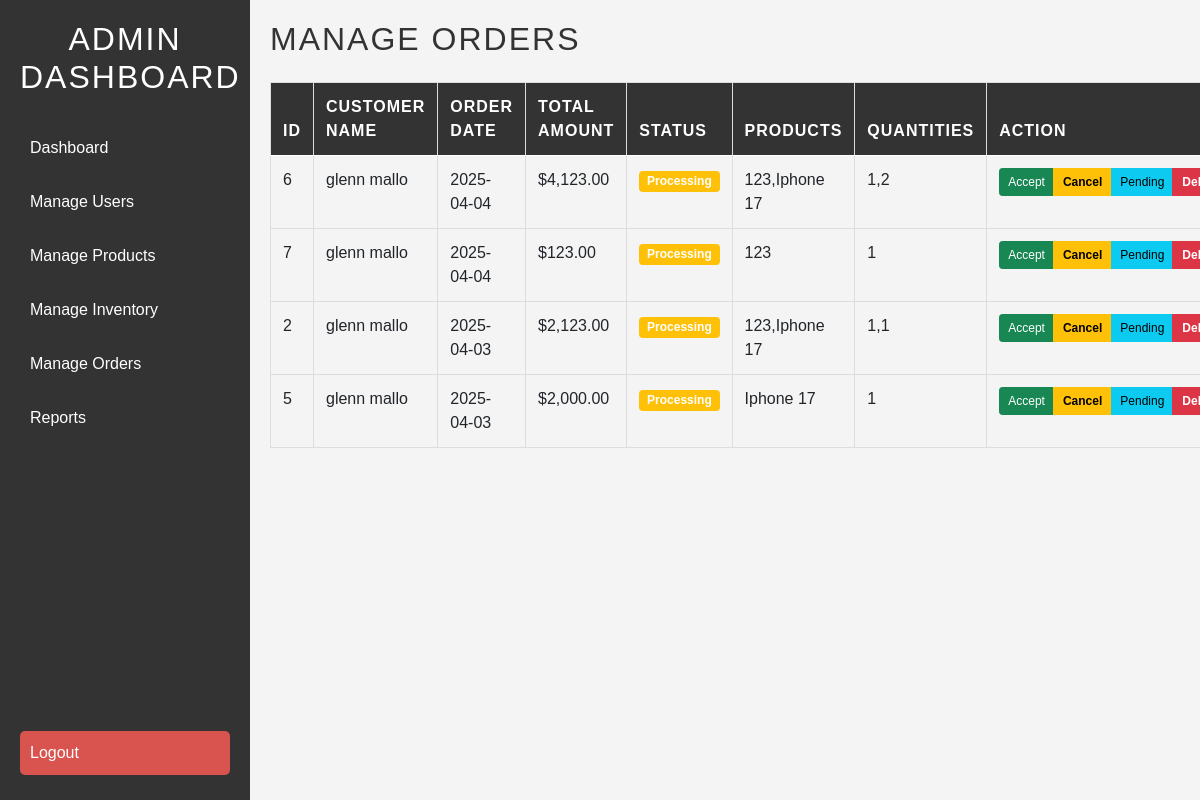
The page /warehouse/warehouse/orders.php (signed in) on the database its author committed.
### tables this page shows
CREATE TABLE `orders` (
  `id` int(11) NOT NULL,
  `customer_id` int(11) NOT NULL,
  `order_date` date NOT NULL,
  `total_amount` decimal(10,2) NOT NULL DEFAULT 0.00,
  `payment_status` enum('Pending','Paid','Failed','Refunded') NOT NULL DEFAULT 'Pending',
  `status` enum('Pending','Processing','Completed','Cancelled') NOT NULL DEFAULT 'Pending',
  `created_at` timestamp NOT NULL DEFAULT current_timestamp(),
  `updated_at` timestamp NOT NULL DEFAULT current_timestamp() ON UPDATE current_timestamp()
);

### warehouse/warehouse/orders.php (the view, shortened to what this page needs)
<?php
include 'db.php';
$order_query = "SELECT o.id, o.order_date, o.total_amount, o.status,
                CONCAT(c.fname, ' ', c.lname) as customer_name,
                GROUP_CONCAT(i.product_name) as products,
                GROUP_CONCAT(oi.quantity) as quantities
                FROM orders o
                JOIN customers c ON o.customer_id = c.customer_id
                JOIN order_items oi ON o.id = oi.order_id
                JOIN inventory i ON oi.product_id = i.product_id
                GROUP BY o.id
                ORDER BY o.order_date DESC";
$order_result = $conn->query($order_query);
?>
<!DOCTYPE html>
<html lang="en">
<head>
    <link href="https://cdn.jsdelivr.net/npm/bootstrap@5.0.2/dist/css/bootstrap.min.css" rel="stylesheet">
</head>
<body>
<div class="sidebar">
    <h2>Admin Dashboard</h2>
    <a href="admin_dashboard.php">Dashboard</a>
    <a href="manage_users.php">Manage Users</a>
    <a href="manage_products.php">Manage Products</a>
    <a href="inventory.php">Manage Inventory</a>
    <a href="orders.php">Manage Orders</a>
    <a href="reports.php">Reports</a>
    <a href="warehouse_logout.php" class="logout">Logout</a>
</div>
<div class="main-content">
    <h1>Manage Orders</h1>
    <table class="table table-bordered">
        <thead class="bg-dark text-light">
            <tr>
                <th>ID</th>
                <th>Customer Name</th>
                <th>Order Date</th>
                <th>Total Amount</th>
                <th>Status</th>
                <th>Products</th>
                <th>Quantities</th>
                <th>Action</th>
            </tr>
        </thead>
        <tbody>
            <?php while ($row = $order_result->fetch_assoc()): ?>
                <tr>
                    <td><?php echo $row['id']; ?></td>
                    <td><?php echo htmlspecialchars($row['customer_name'] ?? 'Unknown Customer'); ?></td>
                    <td><?php echo $row['order_date']; ?></td>
                    <td>$<?php echo number_format($row['total_amount'], 2); ?></td>
                    <td>
                        <span class="badge bg-<?php
                            echo $row['status'] == 'Completed' ? 'success' :
                                ($row['status'] == 'Processing' ? 'warning' : 'secondary');
                        ?>">
                            <?php echo $row['status']; ?>
                        </span>
                    </td>
                    <td><?php echo htmlspecialchars($row['products'] ?? 'No products'); ?></td>
                    <td><?php echo $row['quantities'] ?? '0'; ?></td>
                    <td>
                        <div class="btn-group">
                            <a href="?action=accept&id=<?php echo $row['id']; ?>" class="btn btn-success btn-sm">Accept</a>
                            <a href="?action=cancel&id=<?php echo $row['id']; ?>" class="btn btn-warning btn-sm">Cancel</a>
                            <a href="?action=pending&id=<?php echo $row['id']; ?>" class="btn btn-info btn-sm">Pending</a>
                            <a href="?action=delete&id=<?php echo $row['id']; ?>" class="btn btn-danger btn-sm" onclick="return confirm('Are you sure you want to delete this order?');">Delete</a>
                        </div>
                    </td>
                </tr>
            <?php endwhile; ?>
        </tbody>
    </table>
</div>
</body>
</html>

### warehouse/warehouse/orders.php (style rules this page uses)
body { font-family: 'Arial', sans-serif; background-color: #f4f4f4; margin: 0; padding: 0; display: flex; height: 100vh; }
.sidebar { width: 250px; background-color: #333; color: white; display: flex; flex-direction: column; padding: 20px; }
.sidebar h2 { text-align: center; margin-bottom: 1.5rem; color: #fff; text-transform: uppercase; letter-spacing: 2px; }
.sidebar a { color: white; text-decoration: none; padding: 10px; margin: 5px 0; display: block; border-radius: 5px; transition: background 0.3s ease; }
.sidebar .logout { margin-top: auto; background-color: #d9534f; }
.main-content { flex: 1; padding: 20px; overflow-y: auto; }
.main-content h1 { margin-bottom: 1.5rem; color: #333; text-transform: uppercase; letter-spacing: 2px; font-size: 2rem; }
.table { margin-top: 20px; border-collapse: collapse; width: 100%; }
.table th, .table td { padding: 12px; text-align: left; border-bottom: 1px solid #ddd; }
.table th { background-color: #333; color: #fff; text-transform: uppercase; letter-spacing: 1px; }
.btn-warning { background-color: #ffc107; border: none; border-radius: 4px; padding: 5px 10px; font-weight: bold; }
.btn-danger { background-color: #dc3545; border: none; border-radius: 4px; padding: 5px 10px; font-weight: bold; }
.btn-sm { font-size: 12px; }
.bg-dark { background-color: #333 !important; }
.text-light { color: #fff !important; }
.table-bordered { border: 1px solid #ddd; }
.table-bordered th, .table-bordered td { border: 1px solid #ddd; }

### rows shown on the page
orders: id "6", customer_name "glenn mallo", order_date "2025-04-04", total_amount "4,123.00", status "Processing", products "123,Iphone 17", quantities "1,2"
orders: id "7", customer_name "glenn mallo", order_date "2025-04-04", total_amount "123.00", status "Processing", products "123", quantities "1"
orders: id "2", customer_name "glenn mallo", order_date "2025-04-03", total_amount "2,123.00", status "Processing", products "123,Iphone 17", quantities "1,1"
orders: id "5", customer_name "glenn mallo", order_date "2025-04-03", total_amount "2,000.00", status "Processing", products "Iphone 17", quantities "1"
